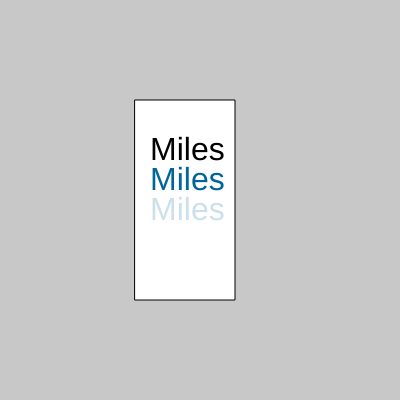
Frame 1 (no input)
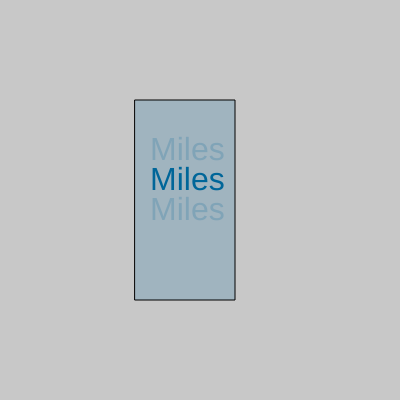
Frame 60 (no input)
Frame 120 (the mouse pressed at the canvas centre since frame 60): identical to frame 60, image omitted

The p5.js sketch that drew these frames (run headless with seeded random() and noise() and a simulated clock; from frame 60 on, the mouse is pressed at the canvas centre):

// p5.js sketch
// ── sketch.js
//var logoInput; //Created variable for logo (Must be global variable)

function setup() {
  createCanvas(400, 400);

  //logoInput = createInput();
  //input.changed(newText);
  
}

//function newLogo() {
  //console.log(logoInput.value());

//}

logoInput = ("Miles")

function draw() {
  background(200);
rect(135, 100, 100, 200); // Big enough for Miles but increase y for more strings
textSize(32);
text(logoInput, 150, 160);
fill(0, 102, 153);
text(logoInput, 150, 190);
fill(0, 102, 153, 51);
text(logoInput, 150, 220);
}
